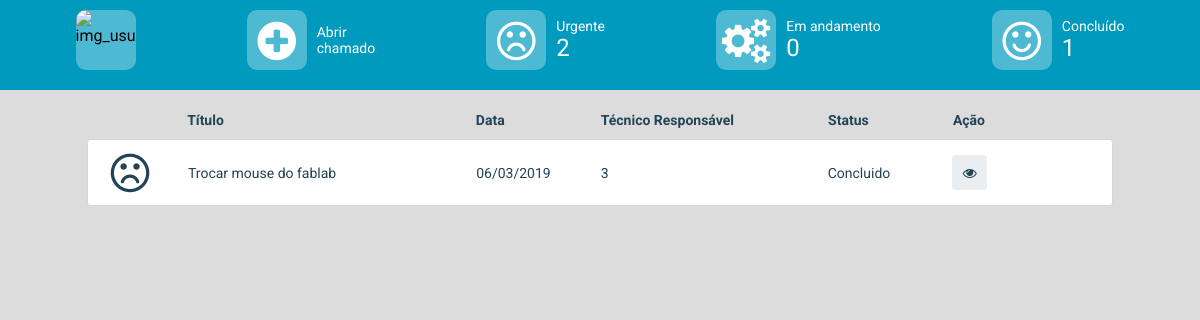
The app's page /telaHistoricoChamado.php with its own data.
### tables this page shows
CREATE TABLE `sc_chamado` (
  `idChamada` int(11) NOT NULL,
  `idUsuario` int(11) NOT NULL,
  `categoria` varchar(25) NOT NULL,
  `titulo` varchar(50) NOT NULL,
  `texto` text NOT NULL,
  `data` date NOT NULL,
  `estatos` int(1) NOT NULL,
  `idUI` varchar(32) NOT NULL
);

### controller.php (called while the page is built, shortened)
<?php
	function listarChamadoConcluido(){
		$conexao = model_conexao();
		$sql = "SELECT * FROM sc_chamado WHERE categoria = 'Concluido'";
		$resultado = $conexao->query($sql);
		return $resultado;
	}
	function dataHoraBras($dataAM){
		$data = date('d/m/Y', strtotime($dataAM));
		return $data;
	}
?>

### telaHistoricoChamado.php (the view, shortened to what this page needs)
<?php
    include("controller.php");
    $chamado_concluidos = listarChamadoConcluido();
?>
<!DOCTYPE html>
<html>
<head>
    <link rel="stylesheet" href="font-awesome/css/font-awesome.min.css">
    <link rel="stylesheet" type="text/css" href="lib/css/estilo.css">
    <link rel="stylesheet" type="text/css" href="lib/css/estilo_mobile.css">
    <link rel="stylesheet" type="text/css" href="lib/css/bootstrap-theme.min.css">
</head>
<body>
    <?php include 'cabecalho_cartao.php'; ?>
        <div class="box_visul_pedido">
            <?php
            if ($chamado_concluidos->num_rows) { ?>
                <div class="linha_vertical" id="linha_titulo_cliente">
                    <div class="titulo_pedido">
                        <span class="titulos_box_pedido">Título</span>
                    </div>
                    <div class="data_pedido">
                        <span class="titulos_box_pedido">Data</span>
                    </div>
                    <div class="tecnico_resp_pedido">
                        <span class="titulos_box_pedido">Técnico Responsável</span>
                    </div>
                    <div class="status_pedido">
                        <span class="titulos_box_pedido">Status</span>
                    </div>
                    <div class="botao_pedido">
                        <span class="titulos_box_pedido">Ação</span>
                    </div>
                </div>
                <?php while ($resul = $chamado_concluidos->fetch_array(MYSQLI_NUM)) {   ?>
                <div class="linha_vertical lista_pedido">
                    <div class="tipo_pedido">
                        <i class="fa fa-frown-o" aria-hidden="true"></i>
                    </div>
                    <div class="titulo_pedido">
                        <span class="titulos_box_pedido"><?php echo $resul[3]; ?></span>
                    </div>
                    <div class="data_pedido">
                        <span class="titulos_box_pedido"><?php echo dataHoraBras($resul[5]); ?></span>
                    </div>
                    <div class="tecnico_resp_pedido">
                        <span class="titulos_box_pedido"><?php echo $resul[1]; ?></span>
                    </div>
                    <div class="status_pedido">
                        <span class="titulos_box_pedido"><?php echo $resul[2]; ?></span>
                    </div>
                    <div class="botao_pedido">
                            <div class="alinhar_botao">
                                <a href="<?php echo 'cartao.php?id='.$resul[7];  ?>"><button type="submit" class="botao botao_cliente_icone visualizar_modal" id="visualizar_pedido" name="visualizar_pedido" value="<?php echo $resul[7]; ?>"><i class="fa fa-eye" aria-hidden="true"></i></button></a>
                            </div>
                    </div>
                </div>
                <?php }
            } ?>
        </div>
    </div>
</body>
</html>

### records on screen
sc_chamado: titulo "Trocar mouse do fablab", data "06/03/2019", idUsuario "3", categoria "Concluido"

### other values on screen
$listarQtdUrgente[0] "2"
$listarQtdAndamento[0] "0"
$listarQtdConcluido[0] "1"
